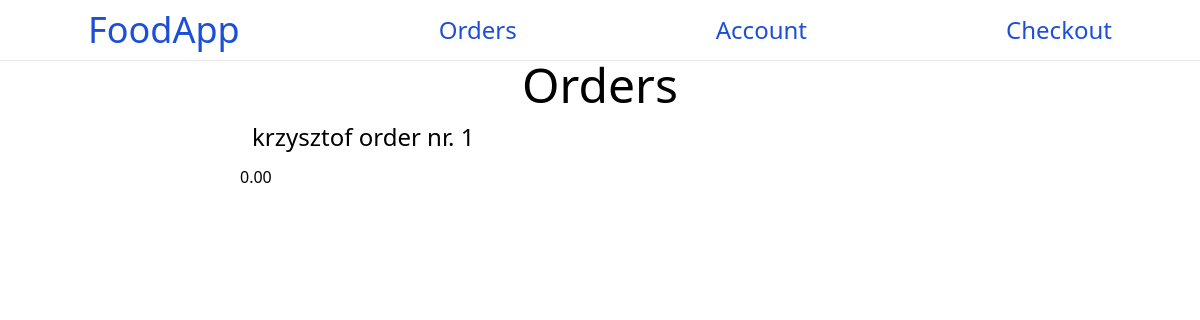
The page /orders/ (signed in) on the database as committed earlier.
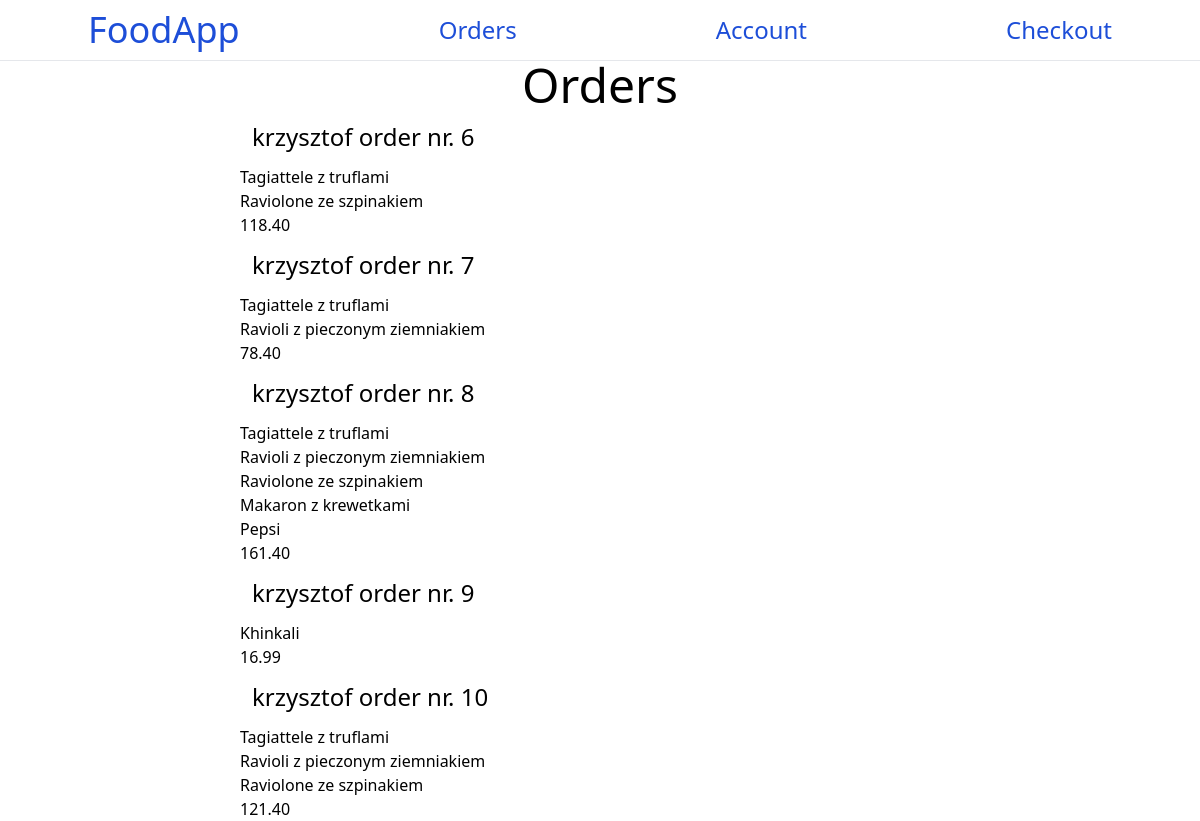
The same page on the database as committed later.
### base/models.py (models this page shows, shortened)
class Order(models.Model):
    user = models.ForeignKey(User,on_delete=models.SET_NULL,null=True)
    combined_price = models.DecimalField(max_digits=10,decimal_places=2,null=True,blank=True)
    delivery_price = models.DecimalField(max_digits=10,decimal_places=2,null=True,blank=True)
    completed = models.BooleanField(null=True)
    def __str__(self):
        return f'{self.user} order nr. {self.id} '

class OrderItem(models.Model):
    items = models.ForeignKey(Item,on_delete=models.SET_NULL,null=True)
    order = models.ForeignKey(Order,on_delete=models.SET_NULL,null=True)
    quanity = models.DecimalField(max_digits=2,decimal_places=0)
    def __str__(self):
        return f"{self.items.name}"

class Item(models.Model):
    place = models.ForeignKey(Restaurant, on_delete=models.SET_NULL, null=True)
    name = models.CharField(max_length=50)
    price = models.DecimalField(max_digits=10,decimal_places=2)
    image = models.ImageField(null=True,blank=True)
    type = models.CharField(
        max_length=32,
        choices=TYPES_OF_ITEMS,
        default='food',
    )

### base/views.py (the view)
# urls.py: path('orders/',views.orders,name='orders'),
@login_required(login_url="login")
def orders(request):
    orders = Order.objects.filter(completed=True)
    order_items = OrderItem.objects.filter(order__completed=True)
    print(order_items)
    context = {
        'orders':orders,
        'order_items':order_items
    }
    return render(request,'base/orders.html',context=context)

### base/templates/base/orders.html
{% extends 'main.html' %}
{% block content %}
<div class="text-5xl text-center">Orders</div>
<div class="grid grid-cols-5">
    <div class="col-span-1"></div>
    <div class="col-span-3">
        {% for order in orders %}
            <h1 class="text-2xl p-3">{{ order }}</h1>
            {% for item in order_items %}
                {% if item.order == order %}
                    <h1>{{ item }}</h1>
                {% endif %}
            {% endfor %}
            <h1>{{ order.combined_price }}</h1>
        {% endfor %}
    </div>
    <div class="col-span-1"></div>
</div>
{% endblock content %}

### templates/main.html (shortened to what this page needs)
<!DOCTYPE html>
<html lang="en">
<head>
    <script src="https://cdn.tailwindcss.com"></script>
    <link rel="stylesheet" href="https://unpkg.com/leaflet@1.9.3/dist/leaflet.css" />
</head>
<body>
    {% include 'navbar.html' %}
<hr>
<div class="">
    {% block content %}
    {% endblock %}
</div>
</body>
</html>

### templates/navbar.html
<nav class="bg-white border-gray-200 px-2 sm:px-4 py-2.5 rounded dark:bg-white-900">
<div class="text-2xl container flex flex-wrap justify-between items-center mx-auto">
<a class="nblock text-4xl py-2 pr-2 pl-3 text-black bg-white-700 rounded md:bg-transparent md:text-blue-700 md:p-0 white:text-black" href="{% url 'home' %}">FoodApp</a>
<a class="nblock py-2 pr-4 pl-3 text-black bg-white-700 rounded md:bg-transparent md:text-blue-700 md:p-0 white:text-black"  href="{% url 'orders' %}">Orders</a>
<a class="nblock py-2 pr-4 pl-3 text-black bg-white-700 rounded md:bg-transparent md:text-blue-700 md:p-0 white:text-black"  href="{% url 'account' %}">Account</a>
<a class="nblock py-2 pr-4 pl-3 text-black bg-white-700 rounded md:bg-transparent md:text-blue-700 md:p-0 white:text-black"  href="{% url 'checkout' %}">Checkout</a>
</div>
</nav>

Rows that differ between the two databases and show on the page:
removed Order: user+id "krzysztof order nr. 1", combined_price "0.00"
added Order: user+id "krzysztof order nr. 6", combined_price "118.40"
added OrderItem: items.name "Tagiattele z truflami", shown under "krzysztof order nr. 6"
added OrderItem: items.name "Raviolone ze szpinakiem", shown under "krzysztof order nr. 6"
added Order: user+id "krzysztof order nr. 7", combined_price "78.40"
added OrderItem: items.name "Tagiattele z truflami", shown under "krzysztof order nr. 7"
added OrderItem: items.name "Ravioli z pieczonym ziemniakiem", shown under "krzysztof order nr. 7"
added Order: user+id "krzysztof order nr. 8", combined_price "161.40"
added OrderItem: items.name "Tagiattele z truflami", shown under "krzysztof order nr. 8"
added OrderItem: items.name "Ravioli z pieczonym ziemniakiem", shown under "krzysztof order nr. 8"
added OrderItem: items.name "Raviolone ze szpinakiem", shown under "krzysztof order nr. 8"
added OrderItem: items.name "Makaron z krewetkami", shown under "krzysztof order nr. 8"
added OrderItem: items.name "Pepsi", shown under "krzysztof order nr. 8"
added Order: user+id "krzysztof order nr. 9", combined_price "16.99"
added OrderItem: items.name "Khinkali", shown under "krzysztof order nr. 9"
added Order: user+id "krzysztof order nr. 10", combined_price "121.40"
added OrderItem: items.name "Tagiattele z truflami", shown under "krzysztof order nr. 10"
added OrderItem: items.name "Ravioli z pieczonym ziemniakiem", shown under "krzysztof order nr. 10"
added OrderItem: items.name "Raviolone ze szpinakiem", shown under "krzysztof order nr. 10"
